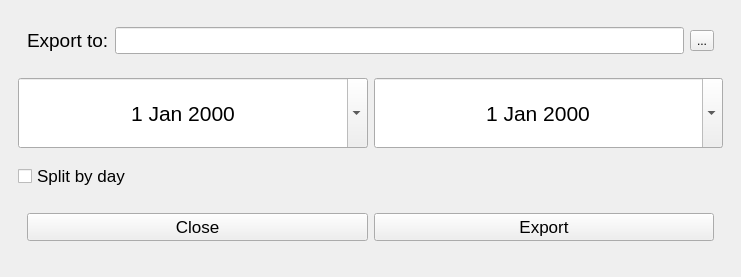
<?xml version="1.0" encoding="UTF-8"?>
<ui version="4.0">
 <class>MainWindow</class>
 <widget class="QMainWindow" name="MainWindow">
  <property name="geometry">
   <rect>
    <x>0</x>
    <y>0</y>
    <width>741</width>
    <height>277</height>
   </rect>
  </property>
  <property name="sizePolicy">
   <sizepolicy hsizetype="Preferred" vsizetype="Minimum">
    <horstretch>0</horstretch>
    <verstretch>0</verstretch>
   </sizepolicy>
  </property>
  <property name="windowTitle">
   <string>MainWindow</string>
  </property>
  <widget class="QWidget" name="centralwidget">
   <property name="sizePolicy">
    <sizepolicy hsizetype="Preferred" vsizetype="Minimum">
     <horstretch>0</horstretch>
     <verstretch>0</verstretch>
    </sizepolicy>
   </property>
   <layout class="QHBoxLayout" name="horizontalLayout">
    <item>
     <widget class="QGroupBox" name="groupBox">
      <property name="sizePolicy">
       <sizepolicy hsizetype="Minimum" vsizetype="Minimum">
        <horstretch>0</horstretch>
        <verstretch>0</verstretch>
       </sizepolicy>
      </property>
      <property name="styleSheet">
       <string notr="true">QGroupBox{border:0}</string>
      </property>
      <property name="title">
       <string/>
      </property>
      <layout class="QGridLayout" name="gridLayout">
       <item row="1" column="0">
        <widget class="QDateEdit" name="dateEdit">
         <property name="minimumSize">
          <size>
           <width>0</width>
           <height>70</height>
          </size>
         </property>
         <property name="maximumSize">
          <size>
           <width>16777215</width>
           <height>70</height>
          </size>
         </property>
         <property name="font">
          <font>
           <pointsize>16</pointsize>
          </font>
         </property>
         <property name="alignment">
          <set>Qt::AlignmentFlag::AlignCenter</set>
         </property>
         <property name="calendarPopup">
          <bool>true</bool>
         </property>
        </widget>
       </item>
       <item row="0" column="0" colspan="2">
        <widget class="QGroupBox" name="groupBox_2">
         <property name="sizePolicy">
          <sizepolicy hsizetype="Preferred" vsizetype="Fixed">
           <horstretch>0</horstretch>
           <verstretch>0</verstretch>
          </sizepolicy>
         </property>
         <property name="styleSheet">
          <string notr="true">QGroupBox{border: 0}</string>
         </property>
         <property name="title">
          <string/>
         </property>
         <layout class="QHBoxLayout" name="horizontalLayout_2">
          <property name="topMargin">
           <number>0</number>
          </property>
          <item>
           <widget class="QLabel" name="label_3">
            <property name="font">
             <font>
              <pointsize>14</pointsize>
             </font>
            </property>
            <property name="text">
             <string>Export to:</string>
            </property>
           </widget>
          </item>
          <item>
           <widget class="QLineEdit" name="lineEdit_2">
            <property name="font">
             <font>
              <pointsize>12</pointsize>
             </font>
            </property>
           </widget>
          </item>
          <item>
           <widget class="QToolButton" name="toolButton">
            <property name="text">
             <string>...</string>
            </property>
           </widget>
          </item>
         </layout>
        </widget>
       </item>
       <item row="1" column="1">
        <widget class="QDateEdit" name="dateEdit_2">
         <property name="minimumSize">
          <size>
           <width>0</width>
           <height>70</height>
          </size>
         </property>
         <property name="maximumSize">
          <size>
           <width>16777215</width>
           <height>70</height>
          </size>
         </property>
         <property name="font">
          <font>
           <pointsize>16</pointsize>
          </font>
         </property>
         <property name="alignment">
          <set>Qt::AlignmentFlag::AlignCenter</set>
         </property>
         <property name="calendarPopup">
          <bool>true</bool>
         </property>
        </widget>
       </item>
       <item row="3" column="0" colspan="2">
        <widget class="QGroupBox" name="groupBox_3">
         <property name="sizePolicy">
          <sizepolicy hsizetype="Preferred" vsizetype="Fixed">
           <horstretch>0</horstretch>
           <verstretch>0</verstretch>
          </sizepolicy>
         </property>
         <property name="title">
          <string/>
         </property>
         <layout class="QHBoxLayout" name="horizontalLayout_3">
          <item>
           <widget class="QPushButton" name="pushButton_3">
            <property name="font">
             <font>
              <pointsize>13</pointsize>
             </font>
            </property>
            <property name="text">
             <string>Close</string>
            </property>
           </widget>
          </item>
          <item>
           <widget class="QPushButton" name="pushButton_2">
            <property name="font">
             <font>
              <pointsize>13</pointsize>
             </font>
            </property>
            <property name="text">
             <string>Export</string>
            </property>
           </widget>
          </item>
         </layout>
        </widget>
       </item>
       <item row="2" column="0">
        <widget class="QCheckBox" name="checkBox">
         <property name="font">
          <font>
           <pointsize>13</pointsize>
          </font>
         </property>
         <property name="text">
          <string>Split by day</string>
         </property>
        </widget>
       </item>
      </layout>
     </widget>
    </item>
   </layout>
  </widget>
 </widget>
 <resources/>
 <connections/>
</ui>
